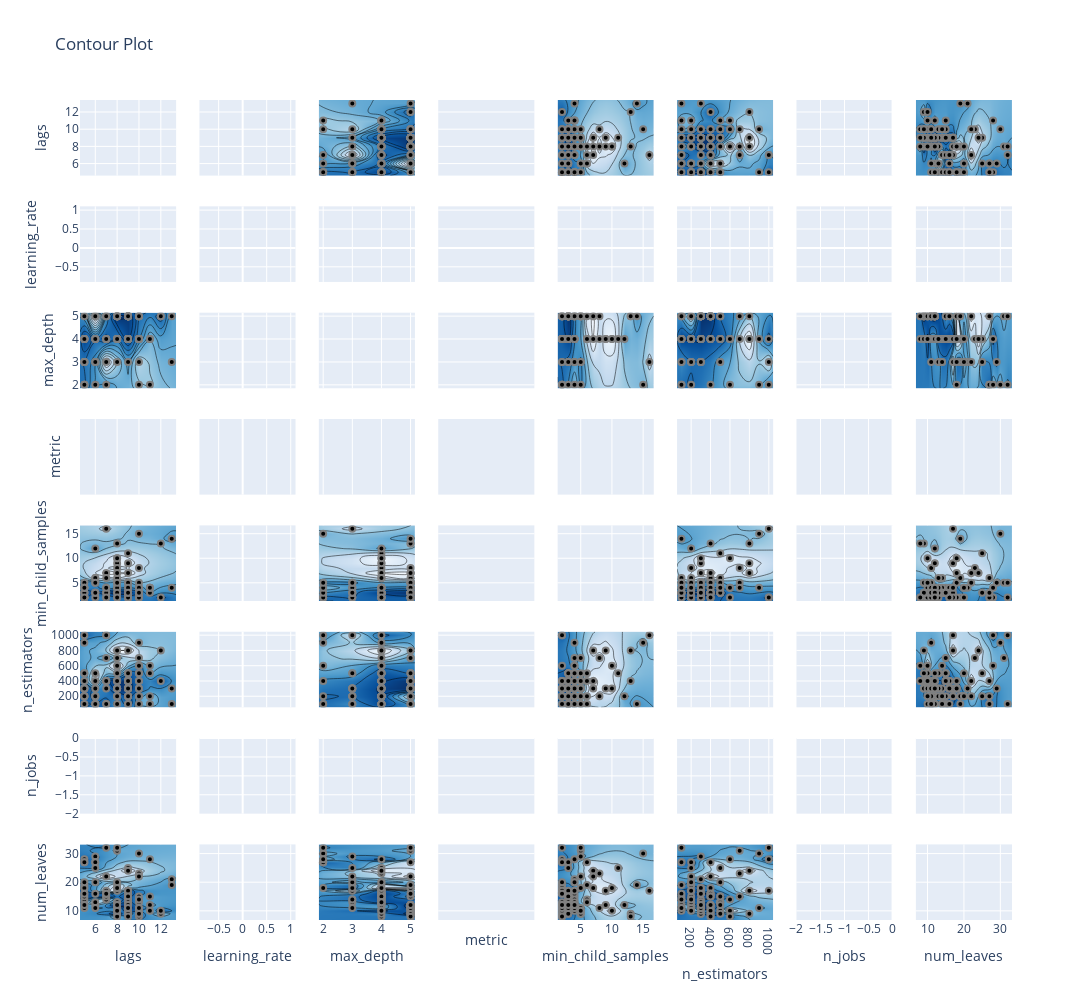

Notebook source saved alongside this figure:
### Code cell
example_location = 'US'

fig = plot_contour(locations_studies[example_location])
fig.update_layout(width=1200, height=1000)
fig.show(config=plotly_config)
